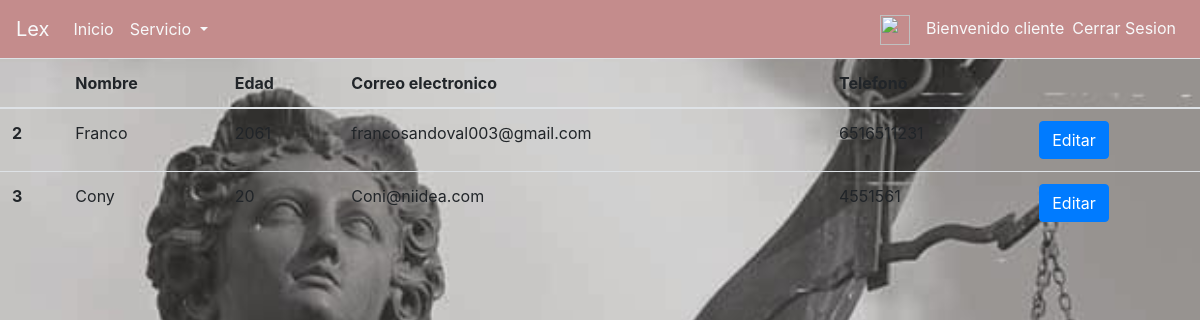
Screenshot of /service/view (signed in) with the database file from the repository.
### core/models.py (models this page shows, shortened)
class Servicio(models.Model):
    cliente=models.ForeignKey('auth.User', on_delete=models.CASCADE, null=True)
    first_name=models.CharField('Nombre',max_length=30, null=True)
    age=models.IntegerField('Edad',null=True)
    email=models.EmailField('Correo electronico',max_length=254, null=True)
    phone=models.CharField('Telefono',max_length=12, null=True)
    cause=models.TextField('Redactar Causa',max_length=254, null=True)
    files=models.FileField(null=True)

### core/views.py (the view)
# urls.py: path('service/view', views.consultar_solicitudes, name="service_view"),
@login_required
@permission_required('core.view_servicio')
def consultar_solicitudes(request):
    user=User.objects.get(username=request.user.username)
    form=Servicio.objects.filter(cliente_id=user.id).all()
    return render(request, 'core/consultar_solicitudes.html',{'list':form})

### core/templates/core/consultar_solicitudes.html (shortened to what this page needs)
{% extends 'core/base.html' %}
{% block content %}
<table class="table table-hover">
<thead>
        <tr>
            <th></th>
            <th>Nombre</th>
            <th>Edad</th>
            <th>Correo electronico</th>
            <th>Telefono</th>
            <th></th>
        </tr>
    </thead>
    <tbody>
        {% for s in list %}
        <tr>
            <th scope="row">{{ s.id }} </th>
            <td>{{ s.first_name }}</td>
            <td>{{ s.age }}</td>
            <td>{{s.email}}</td>
            <td>{{s.phone}}</td>
            <td><a class="btn btn-primary" href="{% url 'service_edit' s.id %}">Editar</a></td>
        </tr>
        {% endfor %}
    </tbody>
</table>
{% endblock content %}

### core/templates/core/base.html (shortened to what this page needs)
{% load static %}
<!DOCTYPE html>
<html lang="es">
<head>
    <link rel="stylesheet" href="{% static 'css/base.css' %}">
    <link rel="stylesheet" href="{% static 'css/solicitar_servicio.css' %}">
    <link rel="stylesheet" href="https://cdn.jsdelivr.net/npm/bootstrap@4.6.0/dist/css/bootstrap.min.css">
</head>
<body>
    <nav class="navbar navbar-expand-lg navbar-light " id = id_navbar>
        <a class="navbar-brand text-light" href="{% url 'index' %}">Lex</a>
        <div class="collapse navbar-collapse" id="navbarSupportedContent">
            <ul class="navbar-nav mr-auto">
                <li class="nav-item active">
                    <a class="nav-link text-light" href="{% url 'index' %}"> Inicio <span class="sr-only">(current)</span></a>
                </li>
                {% if perms.core.view_servicio %}
                <li class="nav-item dropdown ">
                    <a class="nav-link dropdown-toggle text-light" href="#" id="navbarDropdown" role="button"
                        data-toggle="dropdown" aria-haspopup="true" aria-expanded="false">
                        Servicio
                    </a>
                </li>
                {% endif %}
            </ul>
            <ul class="navbar-nav">
                <a class="navbar-brand" href="{% url 'profile_edit' %}"><img src="{% static 'img/profile_icon.png' %}" width="30" height="30" alt=""></a>
                <div class="navbar-text text-light">Bienvenido {{user.username}}</div>
                <li class="nav-item">
                    <a class="nav-link text-light" href="{% url 'logout' %}">   Cerrar Sesion</a>
                </li>
            </ul>
        </div>
    </nav>
    {% block content %}{% endblock content %}
</body>
</html>

### core/static/css/base.css (style rules this page uses)
body { background-image: url(../img/fondo_claro.jpg); background-size:cover ; }
nav.navbar { background-color: rgb(196, 140, 140); }

### rows the page displays
Servicio: id "2", first_name "Franco", age "2061", email "francosandoval003@gmail.com", phone "6516511231"
Servicio: id "3", first_name "Cony", age "20", email "Coni@niidea.com", phone "4551561"

### other values shown
{{ user.username }} "cliente"
